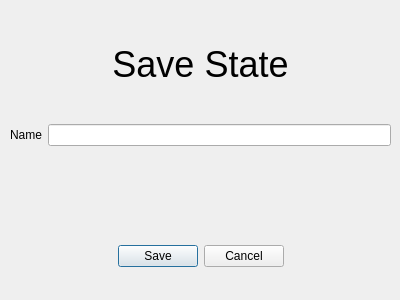
<?xml version="1.0" encoding="UTF-8"?>
<ui version="4.0">
 <class>Dialog</class>
 <widget class="QDialog" name="Dialog">
  <property name="geometry">
   <rect>
    <x>0</x>
    <y>0</y>
    <width>400</width>
    <height>300</height>
   </rect>
  </property>
  <property name="windowTitle">
   <string>Dialog</string>
  </property>
  <widget class="QDialogButtonBox" name="_saveButton">
   <property name="geometry">
    <rect>
     <x>30</x>
     <y>240</y>
     <width>341</width>
     <height>32</height>
    </rect>
   </property>
   <property name="orientation">
    <enum>Qt::Horizontal</enum>
   </property>
   <property name="standardButtons">
    <set>QDialogButtonBox::Cancel|QDialogButtonBox::Save</set>
   </property>
   <property name="centerButtons">
    <bool>true</bool>
   </property>
  </widget>
  <widget class="QWidget" name="verticalLayoutWidget">
   <property name="geometry">
    <rect>
     <x>10</x>
     <y>10</y>
     <width>381</width>
     <height>221</height>
    </rect>
   </property>
   <layout class="QVBoxLayout" name="verticalLayout">
    <item>
     <widget class="QLabel" name="label">
      <property name="font">
       <font>
        <pointsize>27</pointsize>
       </font>
      </property>
      <property name="text">
       <string>Save State</string>
      </property>
      <property name="alignment">
       <set>Qt::AlignCenter</set>
      </property>
     </widget>
    </item>
    <item>
     <layout class="QFormLayout" name="formLayout">
      <item row="0" column="0">
       <widget class="QLabel" name="label_2">
        <property name="text">
         <string>Name</string>
        </property>
       </widget>
      </item>
      <item row="0" column="1">
       <widget class="QLineEdit" name="_nameEdit"/>
      </item>
     </layout>
    </item>
   </layout>
  </widget>
 </widget>
 <resources/>
 <connections>
  <connection>
   <sender>_saveButton</sender>
   <signal>accepted()</signal>
   <receiver>Dialog</receiver>
   <slot>accept()</slot>
   <hints>
    <hint type="sourcelabel">
     <x>248</x>
     <y>254</y>
    </hint>
    <hint type="destinationlabel">
     <x>157</x>
     <y>274</y>
    </hint>
   </hints>
  </connection>
  <connection>
   <sender>_saveButton</sender>
   <signal>rejected()</signal>
   <receiver>Dialog</receiver>
   <slot>reject()</slot>
   <hints>
    <hint type="sourcelabel">
     <x>316</x>
     <y>260</y>
    </hint>
    <hint type="destinationlabel">
     <x>286</x>
     <y>274</y>
    </hint>
   </hints>
  </connection>
 </connections>
</ui>
